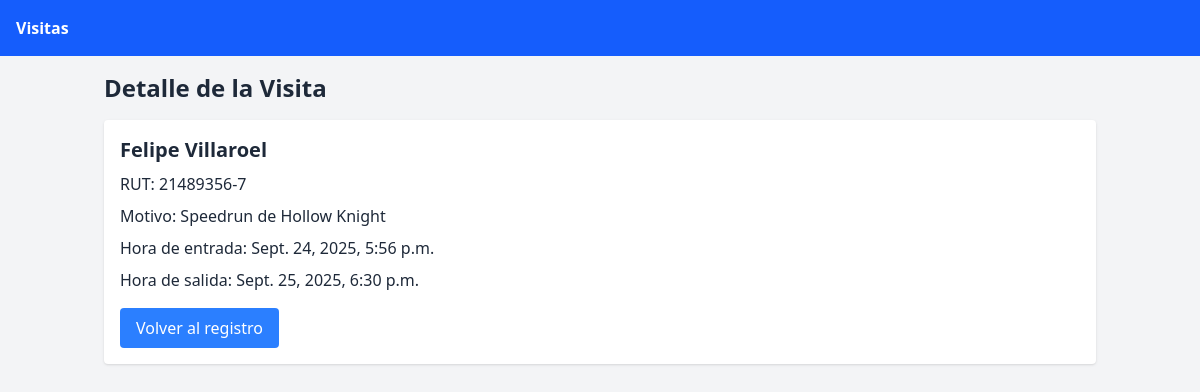
The page /registro/2/ on the database its author committed.
### registro/models.py (models this page shows, shortened)
class Visita(models.Model):
    nombre = models.CharField(max_length=100)
    rut = models.CharField(max_length=12)
    motivo = models.TextField()
    hora_entrada = models.DateTimeField()
    hora_salida = models.DateTimeField()

### registro/views.py (the view)
# urls.py: path("registro/<int:id>/", views.motivo_registro, name="motivo_registro"),
def motivo_registro(request, id):
    visita = get_object_or_404(Visita, id=id)
    return render(request, 'visitas/motivo_registro.html', {'visita': visita})

### registro/templates/visitas/motivo_registro.html (shortened to what this page needs)
{% extends 'visitas/base.html' %}
{% block content %}
  <h1 class="text-2xl font-bold mb-4">Detalle de la Visita</h1>
  <div class="bg-white p-4 rounded shadow">
    <h2 class="text-xl font-bold">{{ visita.nombre }}</h2>
    <p class="mt-2">RUT: {{ visita.rut }}</p>
    <p class="mt-2">Motivo: {{ visita.motivo }}</p>
    <p class="mt-2">Hora de entrada: {{ visita.hora_entrada }}</p>
    <p class="mt-2">Hora de salida: {{ visita.hora_salida }}</p>
    <a href="{% url 'registro_visitas' %}" class="hover:scale-105 transition-all ease-in mt-4 inline-block bg-blue-500 text-white px-4 py-2 rounded">Volver al registro</a>
  </div>
{% endblock %}

### rows shown on the page
Visita: nombre "Felipe Villaroel", rut "21489356-7", motivo "Speedrun de Hollow Knight", hora_entrada "Sept. 24, 2025, 5:56 p.m.", hora_salida "Sept. 25, 2025, 6:30 p.m."
